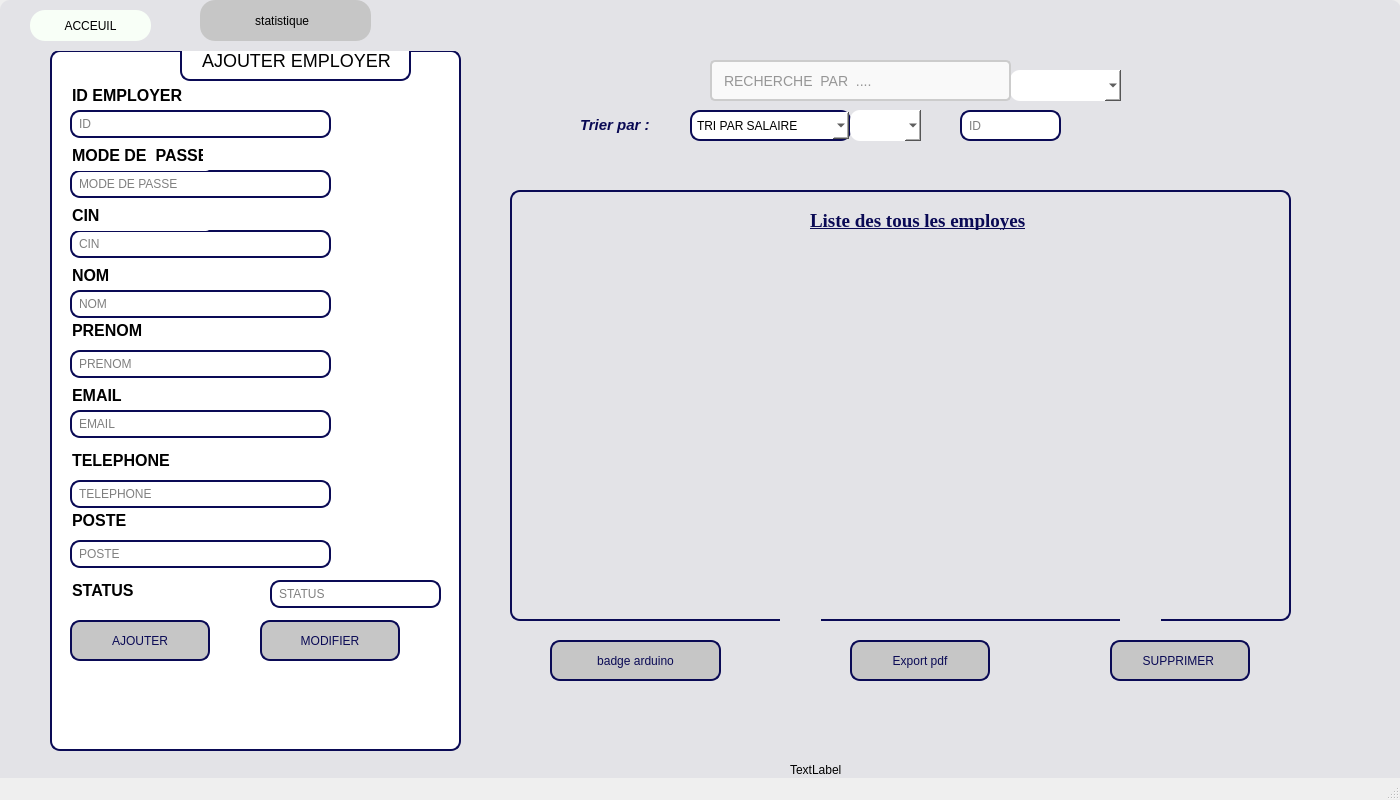
<?xml version="1.0" encoding="UTF-8"?>
<ui version="4.0">
 <class>gestion_employe</class>
 <widget class="QMainWindow" name="gestion_employe">
  <property name="geometry">
   <rect>
    <x>0</x>
    <y>0</y>
    <width>1400</width>
    <height>800</height>
   </rect>
  </property>
  <property name="windowTitle">
   <string>MainWindow</string>
  </property>
  <widget class="QWidget" name="centralwidget">
   <widget class="QFrame" name="frame">
    <property name="geometry">
     <rect>
      <x>0</x>
      <y>0</y>
      <width>1401</width>
      <height>831</height>
     </rect>
    </property>
    <property name="styleSheet">
     <string notr="true">
border-radius: 10px;
background-color: rgb(206, 206, 206);
background-color: white;
background-color: #E3E3E7;</string>
    </property>
    <property name="frameShape">
     <enum>QFrame::Shape::StyledPanel</enum>
    </property>
    <property name="frameShadow">
     <enum>QFrame::Shadow::Raised</enum>
    </property>
    <widget class="QFrame" name="frame_3">
     <property name="geometry">
      <rect>
       <x>50</x>
       <y>50</y>
       <width>411</width>
       <height>701</height>
      </rect>
     </property>
     <property name="styleSheet">
      <string notr="true">  color: black;

border: 2px solid #0a0a55
;
border-radius: 10px;
padding: 5px;
background-color: white;
background-color: white;
    border-radius: 10px;
    padding: 5px;
    color: black;</string>
     </property>
     <property name="frameShape">
      <enum>QFrame::Shape::StyledPanel</enum>
     </property>
     <property name="frameShadow">
      <enum>QFrame::Shadow::Raised</enum>
     </property>
     <widget class="QLabel" name="ID">
      <property name="geometry">
       <rect>
        <x>10</x>
        <y>30</y>
        <width>151</width>
        <height>31</height>
       </rect>
      </property>
      <property name="styleSheet">
       <string notr="true">
    color: black;
    border: none;
    padding: 10px 15px;
    border-radius: 5px;
    cursor: pointer;
    font-size: 16px;

font-weight: bold;
color: black;
padding: 8px;</string>
      </property>
      <property name="text">
       <string>ID EMPLOYER</string>
      </property>
     </widget>
     <widget class="QLabel" name="label_10">
      <property name="geometry">
       <rect>
        <x>10</x>
        <y>210</y>
        <width>71</width>
        <height>31</height>
       </rect>
      </property>
      <property name="styleSheet">
       <string notr="true">
    color: black;
    border: none;
    padding: 10px 15px;
    border-radius: 5px;
    cursor: pointer;
    font-size: 16px;

font-weight: bold;
color: black;
padding: 8px;</string>
      </property>
      <property name="text">
       <string>NOM</string>
      </property>
     </widget>
     <widget class="QLabel" name="label_11">
      <property name="geometry">
       <rect>
        <x>10</x>
        <y>260</y>
        <width>111</width>
        <height>41</height>
       </rect>
      </property>
      <property name="styleSheet">
       <string notr="true">
    color: black;
    border: none;
    padding: 10px 15px;
    border-radius: 5px;
    cursor: pointer;
    font-size: 16px;

font-weight: bold;
color: black;
padding: 8px;</string>
      </property>
      <property name="text">
       <string>PRENOM</string>
      </property>
     </widget>
     <widget class="QLabel" name="label_12">
      <property name="geometry">
       <rect>
        <x>10</x>
        <y>330</y>
        <width>71</width>
        <height>31</height>
       </rect>
      </property>
      <property name="styleSheet">
       <string notr="true">
    color: black;
    border: none;
    padding: 10px 15px;
    border-radius: 5px;
    cursor: pointer;
    font-size: 16px;

font-weight: bold;
color: black;
padding: 8px;</string>
      </property>
      <property name="text">
       <string>EMAIL</string>
      </property>
     </widget>
     <widget class="QLabel" name="label_13">
      <property name="geometry">
       <rect>
        <x>10</x>
        <y>390</y>
        <width>171</width>
        <height>41</height>
       </rect>
      </property>
      <property name="styleSheet">
       <string notr="true">
    color: black;
    border: none;
    padding: 10px 15px;
    border-radius: 5px;
    cursor: pointer;
    font-size: 16px;

font-weight: bold;
color: black;
padding: 8px;</string>
      </property>
      <property name="text">
       <string>TELEPHONE</string>
      </property>
     </widget>
     <widget class="QLabel" name="label_14">
      <property name="geometry">
       <rect>
        <x>10</x>
        <y>450</y>
        <width>181</width>
        <height>41</height>
       </rect>
      </property>
      <property name="styleSheet">
       <string notr="true">
    color: black;
    border: none;
    padding: 10px 15px;
    border-radius: 5px;
    cursor: pointer;
    font-size: 16px;

font-weight: bold;
color: black;
padding: 8px;</string>
      </property>
      <property name="text">
       <string>POSTE</string>
      </property>
     </widget>
     <widget class="QPushButton" name="ajouter">
      <property name="geometry">
       <rect>
        <x>20</x>
        <y>570</y>
        <width>140</width>
        <height>41</height>
       </rect>
      </property>
      <property name="styleSheet">
       <string notr="true">QPushButton {
    border: 2px solid #0a0a55;   /* Grey border */
    border-radius: 10px;         /* Round the corners */
    padding: 0 8px;              /* Padding inside the button */
    background: #c6c6c6;         /* Grey background */
    color: #0a0a55;                /* White text color */
 font-family: &quot;Georgia&quot;, &quot;Times New Roman&quot;, serif;
}

QPushButton:hover {
    background-color: white;   /* Darker grey on hover */
}
</string>
      </property>
      <property name="text">
       <string>AJOUTER</string>
      </property>
      <property name="default">
       <bool>false</bool>
      </property>
      <property name="flat">
       <bool>false</bool>
      </property>
     </widget>
     <widget class="QLineEdit" name="cin">
      <property name="geometry">
       <rect>
        <x>20</x>
        <y>180</y>
        <width>261</width>
        <height>28</height>
       </rect>
      </property>
      <property name="styleSheet">
       <string notr="true">background-color: white;
    border-radius: 10px;
    padding: 5px;
    color: black;</string>
      </property>
      <property name="text">
       <string/>
      </property>
      <property name="placeholderText">
       <string>CIN</string>
      </property>
     </widget>
     <widget class="QLineEdit" name="nom">
      <property name="geometry">
       <rect>
        <x>20</x>
        <y>240</y>
        <width>261</width>
        <height>28</height>
       </rect>
      </property>
      <property name="styleSheet">
       <string notr="true">background-color: white;
    border-radius: 10px;
    padding: 5px;
    color: black;</string>
      </property>
      <property name="text">
       <string/>
      </property>
      <property name="placeholderText">
       <string>NOM</string>
      </property>
     </widget>
     <widget class="QLineEdit" name="email">
      <property name="geometry">
       <rect>
        <x>20</x>
        <y>360</y>
        <width>261</width>
        <height>28</height>
       </rect>
      </property>
      <property name="styleSheet">
       <string notr="true">background-color: white;
    border-radius: 10px;
    padding: 5px;
    color: black;</string>
      </property>
      <property name="placeholderText">
       <string>EMAIL</string>
      </property>
     </widget>
     <widget class="QLineEdit" name="tel">
      <property name="geometry">
       <rect>
        <x>20</x>
        <y>430</y>
        <width>261</width>
        <height>28</height>
       </rect>
      </property>
      <property name="styleSheet">
       <string notr="true">background-color: white;
    border-radius: 10px;
    padding: 5px;
    color: black;</string>
      </property>
      <property name="placeholderText">
       <string>TELEPHONE</string>
      </property>
     </widget>
     <widget class="QLineEdit" name="poste">
      <property name="geometry">
       <rect>
        <x>20</x>
        <y>490</y>
        <width>261</width>
        <height>28</height>
       </rect>
      </property>
      <property name="styleSheet">
       <string notr="true">background-color: white;
    border-radius: 10px;
    padding: 5px;
    color: black;</string>
      </property>
      <property name="placeholderText">
       <string>POSTE</string>
      </property>
     </widget>
     <widget class="QLineEdit" name="status">
      <property name="geometry">
       <rect>
        <x>220</x>
        <y>530</y>
        <width>171</width>
        <height>28</height>
       </rect>
      </property>
      <property name="styleSheet">
       <string notr="true">background-color: white;
    border-radius: 10px;
    padding: 5px;
    color: black;</string>
      </property>
      <property name="placeholderText">
       <string>STATUS</string>
      </property>
     </widget>
     <widget class="QLineEdit" name="IDEMPLOYE">
      <property name="geometry">
       <rect>
        <x>20</x>
        <y>60</y>
        <width>261</width>
        <height>28</height>
       </rect>
      </property>
      <property name="styleSheet">
       <string notr="true">background-color: white;
    border-radius: 10px;
    padding: 5px;
    color: black;</string>
      </property>
      <property name="text">
       <string/>
      </property>
      <property name="placeholderText">
       <string>ID</string>
      </property>
     </widget>
     <widget class="QLineEdit" name="MOT_DE_PASSE">
      <property name="geometry">
       <rect>
        <x>20</x>
        <y>120</y>
        <width>261</width>
        <height>28</height>
       </rect>
      </property>
      <property name="styleSheet">
       <string notr="true">background-color: white;
    border-radius: 10px;
    padding: 5px;
    color: black;</string>
      </property>
      <property name="text">
       <string/>
      </property>
      <property name="echoMode">
       <enum>QLineEdit::EchoMode::Password</enum>
      </property>
      <property name="placeholderText">
       <string>MODE DE PASSE</string>
      </property>
     </widget>
     <widget class="QLabel" name="label_15">
      <property name="geometry">
       <rect>
        <x>10</x>
        <y>150</y>
        <width>151</width>
        <height>31</height>
       </rect>
      </property>
      <property name="styleSheet">
       <string notr="true">
    color: black;
    border: none;
    padding: 10px 15px;
    border-radius: 5px;
    cursor: pointer;
    font-size: 16px;

font-weight: bold;
color: black;
padding: 8px;</string>
      </property>
      <property name="text">
       <string>CIN</string>
      </property>
     </widget>
     <widget class="QLabel" name="label_16">
      <property name="geometry">
       <rect>
        <x>10</x>
        <y>90</y>
        <width>151</width>
        <height>31</height>
       </rect>
      </property>
      <property name="styleSheet">
       <string notr="true">
    color: black;
    border: none;
    padding: 10px 15px;
    border-radius: 5px;
    cursor: pointer;
    font-size: 16px;

font-weight: bold;
color: black;
padding: 8px;</string>
      </property>
      <property name="text">
       <string>MODE DE  PASSE</string>
      </property>
     </widget>
     <widget class="QPushButton" name="update">
      <property name="geometry">
       <rect>
        <x>210</x>
        <y>570</y>
        <width>140</width>
        <height>41</height>
       </rect>
      </property>
      <property name="styleSheet">
       <string notr="true">QPushButton {
    border: 2px solid #0a0a55;   /* Grey border */
    border-radius: 10px;         /* Round the corners */
    padding: 0 8px;              /* Padding inside the button */
    background: #c6c6c6;         /* Grey background */
    color: #0a0a55;                /* White text color */
 font-family: &quot;Georgia&quot;, &quot;Times New Roman&quot;, serif;
}

QPushButton:hover {
    background-color: white;   /* Darker grey on hover */
}
</string>
      </property>
      <property name="text">
       <string>MODIFIER</string>
      </property>
      <property name="default">
       <bool>false</bool>
      </property>
      <property name="flat">
       <bool>false</bool>
      </property>
     </widget>
     <widget class="QLineEdit" name="prenom">
      <property name="geometry">
       <rect>
        <x>20</x>
        <y>300</y>
        <width>261</width>
        <height>28</height>
       </rect>
      </property>
      <property name="styleSheet">
       <string notr="true">background-color: white;
    border-radius: 10px;
    padding: 5px;
    color: black;</string>
      </property>
      <property name="placeholderText">
       <string>PRENOM</string>
      </property>
     </widget>
     <widget class="QLabel" name="label_4">
      <property name="geometry">
       <rect>
        <x>130</x>
        <y>-10</y>
        <width>231</width>
        <height>61</height>
       </rect>
      </property>
      <property name="styleSheet">
       <string notr="true">background-color: white;


border-radius: 10px;

cursor: pointer;
font-size: 25px;
 text-align: center;
 color: #000000;
font-size: 18px;
margin-bottom: 20px;
text-align: center;
  font-family: &quot;Arial&quot;;
 padding: 8px 16px; 

   

   
 </string>
      </property>
      <property name="text">
       <string>AJOUTER EMPLOYER</string>
      </property>
     </widget>
     <widget class="QLabel" name="label_2">
      <property name="geometry">
       <rect>
        <x>10</x>
        <y>520</y>
        <width>181</width>
        <height>41</height>
       </rect>
      </property>
      <property name="styleSheet">
       <string notr="true">
    color: black;
    border: none;
    padding: 10px 15px;
    border-radius: 5px;
    cursor: pointer;
    font-size: 16px;

font-weight: bold;
color: black;
padding: 8px;</string>
      </property>
      <property name="text">
       <string>STATUS</string>
      </property>
     </widget>
    </widget>
    <widget class="QComboBox" name="kkk">
     <property name="geometry">
      <rect>
       <x>1010</x>
       <y>70</y>
       <width>111</width>
       <height>31</height>
      </rect>
     </property>
     <property name="whatsThis">
      <string>&lt;html&gt;&lt;head/&gt;&lt;body&gt;&lt;p&gt;prenom&lt;/p&gt;&lt;/body&gt;&lt;/html&gt;</string>
     </property>
     <property name="styleSheet">
      <string notr="true">background-color: white;
    border-radius: 10px;
    padding: 5px;
    color: black;</string>
     </property>
     <property name="placeholderText">
      <string/>
     </property>
    </widget>
    <widget class="QComboBox" name="tri">
     <property name="geometry">
      <rect>
       <x>690</x>
       <y>110</y>
       <width>161</width>
       <height>31</height>
      </rect>
     </property>
     <property name="whatsThis">
      <string>&lt;html&gt;&lt;head/&gt;&lt;body&gt;&lt;p&gt;prenom&lt;/p&gt;&lt;/body&gt;&lt;/html&gt;</string>
     </property>
     <property name="styleSheet">
      <string notr="true">border: 2px solid #0a0a55
;
background-color: white;

border-radius: 10px;
padding: 5px;
background-color: white;
    border-radius: 10px;
    padding: 5px;
    color: black;</string>
     </property>
     <property name="placeholderText">
      <string/>
     </property>
     <item>
      <property name="text">
       <string>TRI PAR SALAIRE</string>
      </property>
     </item>
    </widget>
    <widget class="QLineEdit" name="sup">
     <property name="geometry">
      <rect>
       <x>960</x>
       <y>110</y>
       <width>101</width>
       <height>31</height>
      </rect>
     </property>
     <property name="styleSheet">
      <string notr="true">  color: black;

border: 2px solid #0a0a55
;
border-radius: 10px;
padding: 5px;
background-color: white;
background-color: white;
    border-radius: 10px;
    padding: 5px;
    color: black;</string>
     </property>
     <property name="text">
      <string/>
     </property>
     <property name="placeholderText">
      <string>ID</string>
     </property>
    </widget>
    <widget class="QPushButton" name="supprimer">
     <property name="geometry">
      <rect>
       <x>1110</x>
       <y>640</y>
       <width>140</width>
       <height>41</height>
      </rect>
     </property>
     <property name="styleSheet">
      <string notr="true">QPushButton {
    border: 2px solid #0a0a55;   /* Grey border */
    border-radius: 10px;         /* Round the corners */
    padding: 0 8px;              /* Padding inside the button */
    background: #c6c6c6;         /* Grey background */
    color: #0a0a55;                /* White text color */
 font-family: &quot;Georgia&quot;, &quot;Times New Roman&quot;, serif;
}

QPushButton:hover {
    background-color: white;   /* Darker grey on hover */
}
</string>
     </property>
     <property name="text">
      <string>SUPPRIMER </string>
     </property>
     <property name="default">
      <bool>false</bool>
     </property>
     <property name="flat">
      <bool>false</bool>
     </property>
    </widget>
    <widget class="QPushButton" name="export_2">
     <property name="geometry">
      <rect>
       <x>850</x>
       <y>640</y>
       <width>140</width>
       <height>41</height>
      </rect>
     </property>
     <property name="styleSheet">
      <string notr="true">QPushButton {
    border: 2px solid #0a0a55;   /* Grey border */
    border-radius: 10px;         /* Round the corners */
    padding: 0 8px;              /* Padding inside the button */
    background: #c6c6c6;         /* Grey background */
    color: #0a0a55;                /* White text color */
 font-family: &quot;Georgia&quot;, &quot;Times New Roman&quot;, serif;
}

QPushButton:hover {
    background-color: white;   /* Darker grey on hover */
}
</string>
     </property>
     <property name="text">
      <string>Export pdf</string>
     </property>
     <property name="default">
      <bool>false</bool>
     </property>
     <property name="flat">
      <bool>false</bool>
     </property>
    </widget>
    <widget class="QLineEdit" name="rec">
     <property name="geometry">
      <rect>
       <x>710</x>
       <y>60</y>
       <width>301</width>
       <height>41</height>
      </rect>
     </property>
     <property name="styleSheet">
      <string notr="true">QLineEdit {
    font-size: 14px;
    padding: 5px 10px;
    border: 2px solid #ccc;
    border-radius: 5px;
    background-color: #f9f9f9;
    color: #333;
}

QLineEdit:focus {
    border-color: #4A90E2; /* Couleur de la bordure quand le champ est sélectionné */
    background-color: #fff;
}

QLineEdit::placeholder {
    color: #aaa; /* Couleur du texte placeholder */
    font-style: italic;
}


</string>
     </property>
     <property name="text">
      <string/>
     </property>
     <property name="placeholderText">
      <string>RECHERCHE  PAR  ....</string>
     </property>
    </widget>
    <widget class="QComboBox" name="kkk_2">
     <property name="geometry">
      <rect>
       <x>850</x>
       <y>110</y>
       <width>71</width>
       <height>31</height>
      </rect>
     </property>
     <property name="whatsThis">
      <string>&lt;html&gt;&lt;head/&gt;&lt;body&gt;&lt;p&gt;prenom&lt;/p&gt;&lt;/body&gt;&lt;/html&gt;</string>
     </property>
     <property name="styleSheet">
      <string notr="true">background-color: white;
    border-radius: 10px;
    padding: 5px;
    color: black;</string>
     </property>
     <property name="placeholderText">
      <string/>
     </property>
    </widget>
    <widget class="QPushButton" name="export_4">
     <property name="geometry">
      <rect>
       <x>550</x>
       <y>640</y>
       <width>171</width>
       <height>41</height>
      </rect>
     </property>
     <property name="styleSheet">
      <string notr="true">QPushButton {
    border: 2px solid #0a0a55;   /* Grey border */
    border-radius: 10px;         /* Round the corners */
    padding: 0 8px;              /* Padding inside the button */
    background: #c6c6c6;         /* Grey background */
    color: #0a0a55;                /* White text color */
 font-family: &quot;Georgia&quot;, &quot;Times New Roman&quot;, serif;
}

QPushButton:hover {
    background-color: white;   /* Darker grey on hover */
}
</string>
     </property>
     <property name="text">
      <string>badge arduino</string>
     </property>
     <property name="default">
      <bool>false</bool>
     </property>
     <property name="flat">
      <bool>false</bool>
     </property>
    </widget>
    <widget class="QGroupBox" name="groupBox">
     <property name="geometry">
      <rect>
       <x>20</x>
       <y>-40</y>
       <width>1291</width>
       <height>91</height>
      </rect>
     </property>
     <property name="styleSheet">
      <string notr="true"/>
     </property>
     <property name="title">
      <string/>
     </property>
     <widget class="QPushButton" name="pushButton_17">
      <property name="geometry">
       <rect>
        <x>10</x>
        <y>50</y>
        <width>121</width>
        <height>31</height>
       </rect>
      </property>
      <property name="styleSheet">
       <string notr="true">
QPushButton {
    border-radius: 15px;        /* Coins arrondis */
    background-color: #f8fff7; /* Conserve la couleur d'origine */
 font-family: &quot;Georgia&quot;, &quot;Times New Roman&quot;, serif;
}
QPushButton:hover {
    background-color: #c6c6c6;   /* Darker grey on hover */
}</string>
      </property>
      <property name="text">
       <string>ACCEUIL</string>
      </property>
      <property name="autoDefault">
       <bool>false</bool>
      </property>
      <property name="default">
       <bool>false</bool>
      </property>
      <property name="flat">
       <bool>false</bool>
      </property>
     </widget>
     <widget class="QPushButton" name="export_3">
      <property name="geometry">
       <rect>
        <x>180</x>
        <y>40</y>
        <width>171</width>
        <height>41</height>
       </rect>
      </property>
      <property name="styleSheet">
       <string notr="true">
QPushButton {
    border-radius: 15px;        /* Coins arrondis */
    background-color: #c6c6c6; /* Conserve la couleur d'origine */
 font-family: &quot;Georgia&quot;, &quot;Times New Roman&quot;, serif;
}
QPushButton:hover {
    background-color: white;   /* Darker grey on hover */
}
</string>
      </property>
      <property name="text">
       <string>statistique  </string>
      </property>
      <property name="default">
       <bool>false</bool>
      </property>
      <property name="flat">
       <bool>false</bool>
      </property>
     </widget>
    </widget>
    <widget class="QGroupBox" name="groupBox_2">
     <property name="geometry">
      <rect>
       <x>510</x>
       <y>190</y>
       <width>781</width>
       <height>451</height>
      </rect>
     </property>
     <property name="styleSheet">
      <string notr="true">QGroupBox {
    border: 2px solid #0a0a55; /* Couleur turquoise pour la bordure */
    border-radius: 10px;  /* Coins arrondis */
    padding: 10px;  /* Espacement interne */
    margin-bottom: 20px;  /* Espacement en bas */
 font-family: &quot;Georgia&quot;, &quot;Times New Roman&quot;, serif;
}</string>
     </property>
     <property name="title">
      <string/>
     </property>
     <widget class="QLabel" name="label_17">
      <property name="geometry">
       <rect>
        <x>300</x>
        <y>20</y>
        <width>351</width>
        <height>20</height>
       </rect>
      </property>
      <property name="font">
       <font>
        <family>Georgia</family>
        <bold>true</bold>
        <underline>true</underline>
       </font>
      </property>
      <property name="styleSheet">
       <string notr="true"> font-family: &quot;Georgia&quot;, &quot;Times New Roman&quot;, serif;</string>
      </property>
      <property name="text">
       <string>&lt;html&gt;&lt;head/&gt;&lt;body&gt;&lt;p&gt;&lt;span style=&quot; font-size:14pt; color:#0a0a55;&quot;&gt;Liste des tous les employes&lt;/span&gt;&lt;/p&gt;&lt;/body&gt;&lt;/html&gt;</string>
      </property>
     </widget>
     <widget class="QTableView" name="table">
      <property name="geometry">
       <rect>
        <x>20</x>
        <y>60</y>
        <width>741</width>
        <height>331</height>
       </rect>
      </property>
      <property name="styleSheet">
       <string notr="true"/>
      </property>
     </widget>
     <widget class="QLabel" name="label_5">
      <property name="geometry">
       <rect>
        <x>270</x>
        <y>410</y>
        <width>41</width>
        <height>31</height>
       </rect>
      </property>
      <property name="text">
       <string/>
      </property>
      <property name="pixmap">
       <pixmap>:/Downloads/Capture_d_écran_2025-03-30_120921-removebg-preview.png</pixmap>
      </property>
      <property name="scaledContents">
       <bool>true</bool>
      </property>
     </widget>
     <widget class="QLabel" name="label_34">
      <property name="geometry">
       <rect>
        <x>610</x>
        <y>410</y>
        <width>41</width>
        <height>31</height>
       </rect>
      </property>
      <property name="text">
       <string/>
      </property>
      <property name="pixmap">
       <pixmap>:/Downloads/Capture_d_écran_2025-03-30_120840-removebg-preview.png</pixmap>
      </property>
      <property name="scaledContents">
       <bool>true</bool>
      </property>
     </widget>
     <widget class="QLabel" name="label_33">
      <property name="geometry">
       <rect>
        <x>60</x>
        <y>390</y>
        <width>21</width>
        <height>21</height>
       </rect>
      </property>
      <property name="text">
       <string/>
      </property>
      <property name="pixmap">
       <pixmap>:/images/Downloads/WhatsApp_Image_2025-04-11_at_21.28.47-removebg-preview.png</pixmap>
      </property>
      <property name="scaledContents">
       <bool>true</bool>
      </property>
     </widget>
     <widget class="QLabel" name="label_37">
      <property name="geometry">
       <rect>
        <x>320</x>
        <y>390</y>
        <width>21</width>
        <height>21</height>
       </rect>
      </property>
      <property name="text">
       <string/>
      </property>
      <property name="pixmap">
       <pixmap>:/images/Downloads/WhatsApp_Image_2025-04-11_at_21.36.49-removebg-preview.png</pixmap>
      </property>
      <property name="scaledContents">
       <bool>true</bool>
      </property>
     </widget>
     <widget class="QLabel" name="label_41">
      <property name="geometry">
       <rect>
        <x>600</x>
        <y>390</y>
        <width>21</width>
        <height>21</height>
       </rect>
      </property>
      <property name="text">
       <string/>
      </property>
      <property name="pixmap">
       <pixmap>:/images/Downloads/WhatsApp_Image_2025-04-11_at_22.10.38-removebg-preview.png</pixmap>
      </property>
      <property name="scaledContents">
       <bool>true</bool>
      </property>
     </widget>
     <widget class="QLabel" name="label_40">
      <property name="geometry">
       <rect>
        <x>570</x>
        <y>20</y>
        <width>21</width>
        <height>21</height>
       </rect>
      </property>
      <property name="text">
       <string/>
      </property>
      <property name="pixmap">
       <pixmap>:/images/Downloads/WhatsApp_Image_2025-04-13_at_19.45.15-removebg-preview (1).png</pixmap>
      </property>
      <property name="scaledContents">
       <bool>true</bool>
      </property>
     </widget>
    </widget>
    <widget class="QLabel" name="label_19">
     <property name="geometry">
      <rect>
       <x>580</x>
       <y>110</y>
       <width>91</width>
       <height>31</height>
      </rect>
     </property>
     <property name="styleSheet">
      <string notr="true"> font-family: &quot;Georgia&quot;, &quot;Times New Roman&quot;, serif;</string>
     </property>
     <property name="text">
      <string>&lt;html&gt;&lt;head/&gt;&lt;body&gt;&lt;p&gt;&lt;span style=&quot; font-size:11pt; font-weight:700; font-style:italic; color:#0a0a55;&quot;&gt;Trier par :&lt;/span&gt;&lt;/p&gt;&lt;/body&gt;&lt;/html&gt;</string>
     </property>
    </widget>
   </widget>
   <widget class="QLabel" name="label">
    <property name="geometry">
     <rect>
      <x>790</x>
      <y>760</y>
      <width>63</width>
      <height>20</height>
     </rect>
    </property>
    <property name="text">
     <string>TextLabel</string>
    </property>
   </widget>
  </widget>
  <widget class="QMenuBar" name="menubar">
   <property name="geometry">
    <rect>
     <x>0</x>
     <y>0</y>
     <width>1400</width>
     <height>22</height>
    </rect>
   </property>
  </widget>
  <widget class="QStatusBar" name="statusbar"/>
 </widget>
 <resources/>
 <connections/>
</ui>
